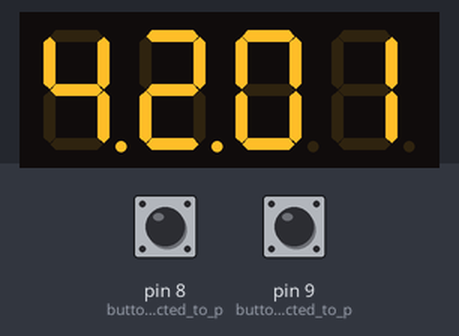
The sketch below on a simulated Arduino Uno, built with avr-gcc and run on an emulated ATmega328P. Shown: 4-digit seven-segment display. Wiring (inferred from the names in the program): MAX7219 LED driver: CS pin 10. Inputs (shaded band) come from the test bench; at power-on: pin 8 (button1_is_connected_to_p) HIGH, pin 9 (button2_is_connected_to_p) HIGH. The local clock reads 2024-03-15 10:24:30 at power-on unless the sketch sets it.

Above: at 2.2 s.
2.3 s: pin 8 (button1_is_connected_to_p) pulled LOW for 1.2 s
At 3.62 s:
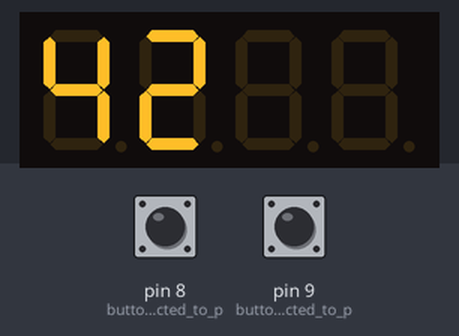
5.0 s: pin 9 (button2_is_connected_to_p) pulled LOW for 1.2 s
At 7.6 s:
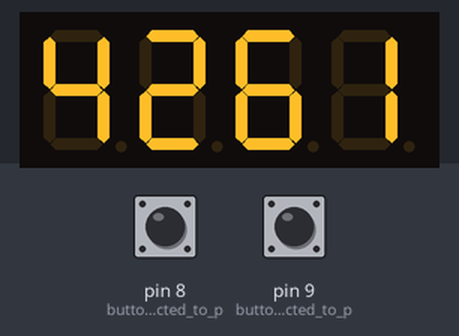
7.7 s: pin 8 (button1_is_connected_to_p) pulled LOW for 1.2 s
At 9.02 s:
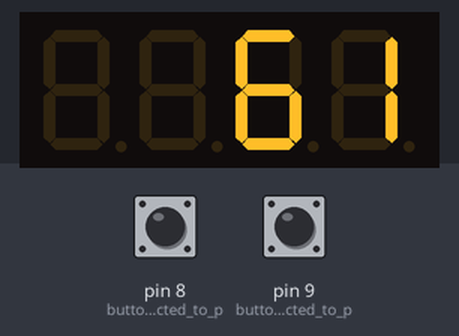
10.4 s: pin 9 (button2_is_connected_to_p) pulled LOW for 1.2 s
At 11.97 s:
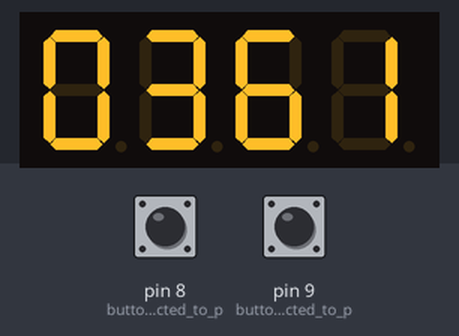
Timing chart, 0 to 13.5 s (numbered marks = the images above; inputs shaded):
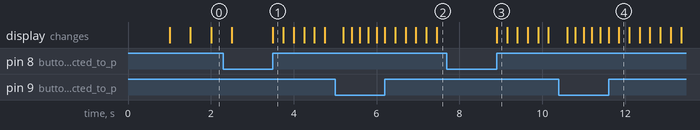

Measured:
- after the input at 5.0 s, the display: first changes after 0.20 s (image 2 shows a later state)
- after the input at 7.7 s, the display: changes after 1.2 s (image 3)
- after the input at 10.4 s, the display: first changes after 0.20 s (image 4 shows a later state)

The sketch:

max7219.ino
```cpp
// (licence header left out)
#include <Wire.h>
#include <TimeLib.h>
#include <DS1307RTC.h>
#include <SPI.h>


#define  SET_MINUTE 3
#define  SET_HOUR   1

// What pin on the Arduino connects to the LOAD/CS pin on the MAX7219/MAX7221
#define LOAD_PIN 10

uint8_t      Relay_Switch;
tmElements_t tm;

/**
 * Transfers data to a MAX7219/MAX7221 register.
 *
 * @param address The register to load data into
 * @param value   Value to store in the register
 */
void Max7219Transfer(uint8_t address, uint8_t value) {

  // Ensure LOAD/CS is LOW
  digitalWrite(LOAD_PIN, LOW);

  // Send the register address
  SPI.transfer(address);

  // Send the value
  SPI.transfer(value);

  // Tell chip to load in data
  digitalWrite(LOAD_PIN, HIGH);
}


void setup() {
  Serial.begin(9600);

  //--------------------------------------------------------------------------------
  // Set load pin to output
  pinMode(LOAD_PIN, OUTPUT);
  // Reverse the SPI transfer to send the MSB first
  SPI.setBitOrder(MSBFIRST);
  // Start SPI
  SPI.begin();
  // All LED segments should light up
  Max7219Transfer(0x0F, 0x01);
  delay(1000);
  Max7219Transfer(0x0F, 0x00);
  // Enable mode B
  Max7219Transfer(0x09, 0xFF);
  // Use lowest intensity
  Max7219Transfer(0x0A, 0x02);
  // Only scan one digit
  Max7219Transfer(0x0B, 0x03);
  // Turn on chip
  Max7219Transfer(0x0C, 0x01);

  //--------------------------------------------------------------------------------
  // Initialize Timer
  setSyncProvider(RTC.get);
  setSyncInterval(1800);
  // Serial.println("123213");
  Relay_Switch=0;
  pinMode(8, INPUT_PULLUP);                      // button1 is connected to pin 8
  pinMode(9, INPUT_PULLUP);                      // button2 is connected to pin 9

}

void loop() {
  uint8_t MinData;
  uint8_t HourData;

  // Loop through each code

  if(!digitalRead(8)){                           // If button (pin #8) is pressed
    RTC.read(tm);
    tm.Hour   = edit(SET_HOUR, tm.Hour);
    tm.Minute = edit(SET_MINUTE, tm.Minute);
    // Serial.println(String(tm.Hour)+":"+String(tm.Minute));
    RTC.write(tm);
    setTime(makeTime(tm));
  }

  HourData=hour();
  MinData=minute();

  Max7219Transfer(SET_HOUR,   HourData/10);
  Max7219Transfer(SET_HOUR+1, HourData%10);

  Max7219Transfer(SET_MINUTE,   (MinData/10)|0x80);
  Max7219Transfer(SET_MINUTE+1, (MinData%10)|0x80);
  delay(500);
  Max7219Transfer(SET_MINUTE,   MinData/10);
  Max7219Transfer(SET_MINUTE+1, MinData%10);
  delay(500);

  if ((MinData/10)==0){
    if (Relay_Switch==0){
      Relay_Switch=1;
      // Serial.println(String(MinData/10)+String(MinData%10)+" ON");
    }
  } else {
    if (Relay_Switch==1){
      Relay_Switch=0;
      // Serial.println(String(MinData/10)+String(MinData%10)+" OFF");
    }
  }

}

byte edit(uint8_t SetIndex, uint8_t parameter){
  while(!digitalRead(8));                        // Wait until button (pin #8) released
  while(true){
    while(!digitalRead(9)){                      // If button (pin #9) is pressed
      parameter++;
      if(SetIndex == SET_MINUTE && parameter > 59)               // If hours > 23 ==> hours = 0
        parameter = 0;
      if(SetIndex == SET_HOUR && parameter > 23)               // If minutes > 59 ==> minutes = 0
        parameter = 0;
      delay(200);                                // Wait 200ms
      Max7219Transfer(SetIndex, parameter/10);
      Max7219Transfer(SetIndex+1, parameter%10);
    }
    Max7219Transfer(SetIndex, 0x0F);
    Max7219Transfer(SetIndex+1, 0x0F);
    delay(250);
    Max7219Transfer(SetIndex, parameter/10);
    Max7219Transfer(SetIndex+1, parameter%10);
    delay(250);
    if(!digitalRead(8)){                         // If button (pin #8) is pressed
      return parameter;                          // Return parameter value and exit
    }
  }
}
```
